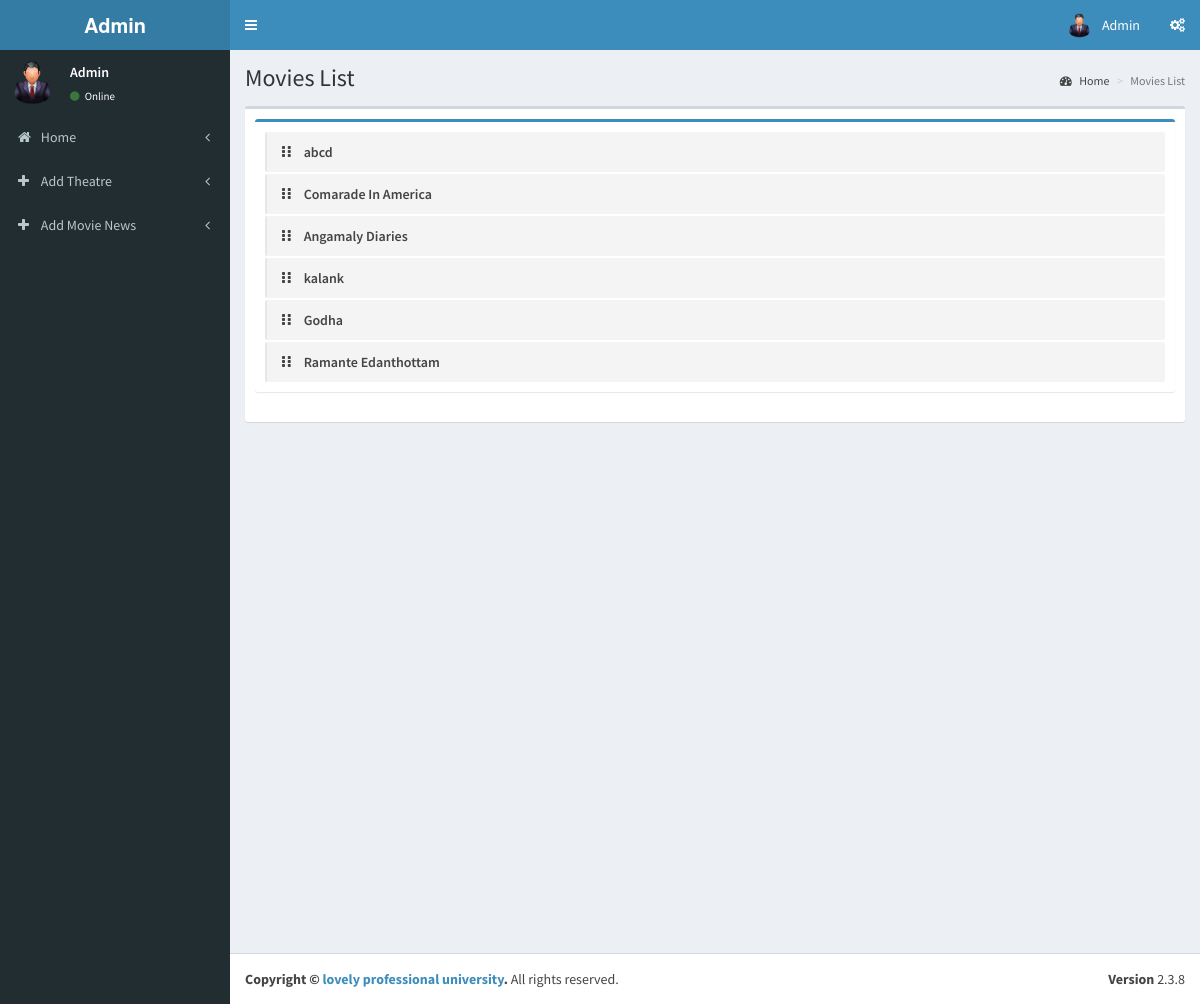
/admin/pages/index.php (signed in), run on the app's committed database.
### tables this page shows
CREATE TABLE IF NOT EXISTS `tbl_movie` (
  `movie_id` int(11) NOT NULL AUTO_INCREMENT,
  `t_id` int(11) NOT NULL COMMENT 'theatre id',
  `movie_name` varchar(100) NOT NULL,
  `cast` varchar(500) NOT NULL,
  `desc` varchar(1000) NOT NULL,
  `release_date` date NOT NULL,
  `image` varchar(200) NOT NULL,
  `video_url` varchar(200) NOT NULL,
  `status` int(1) NOT NULL COMMENT '0 means active ',
  PRIMARY KEY (`movie_id`)
);

### admin/pages/index.php (the view, shortened to what this page needs)
<?php
include('header.php');
?>
  <div class="content-wrapper">
    <section class="content-header">
      <h1>
        Movies List
      </h1>
      <ol class="breadcrumb">
        <li><a href="index"><i class="fa fa-dashboard"></i> Home</a></li>
        <li class="active">Movies List</li>
      </ol>
    </section>
    <section class="content">
      <div class="box">
        <div class="box-body">
            <div class="box box-primary">
            <div class="box-body">
              <ul class="todo-list">
                 <?php
                        $qry7=mysqli_query($con,"select * from tbl_movie");
                        if(mysqli_num_rows($qry7))
                        {
                        while($c=mysqli_fetch_array($qry7))
                        {
                        ?>
                <li>
                      <span class="handle">
                        <i class="fa fa-ellipsis-v"></i>
                        <i class="fa fa-ellipsis-v"></i>
                      </span>
                  <span class="text"><?php echo $c['movie_name'];?></span>
                </li>
                  <?php
                       }}
                     ?>
            </div>
          </div>
        </div>
      </div>
    </section>
  </div>
  <?php
include('footer.php');
?>

### data on the page
tbl_movie: movie_name "abcd"
tbl_movie: movie_name "Comarade In America"
tbl_movie: movie_name "Angamaly Diaries"
tbl_movie: movie_name "kalank"
tbl_movie: movie_name "Godha"
tbl_movie: movie_name "Ramante Edanthottam"
